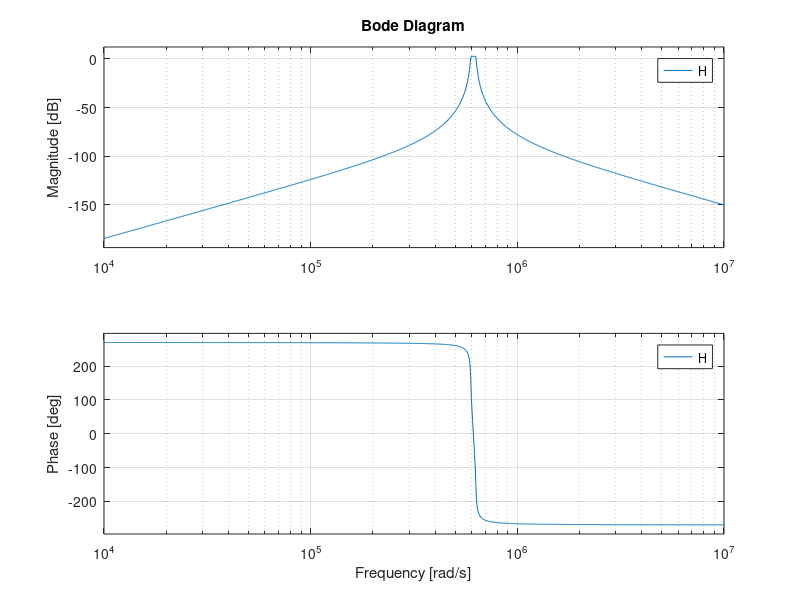

MATLAB code to generate this figure:
%% Test pour comprendre Antoniou
R1 = 5.6e3; R2 = 1e3; R3 = 5.6e3; R4 = 2e3;
CA = 0.047e-6; % fixe C_Antonio
L = (R1 * R3 * R4 * CA) / R2;

%% Test pour comprendre resonateur :

w_o = 2 * pi * 97.5e3;
C = 0.1e-6; % fixe C
R = 1000e3;

L = 1 / (C * w_o);
Q = R * C * w_o;


L = 1.6;
R4 = L * R2 / (R1 * R3 * CA); % calcul pour R4 de Antonio

%%% Conclusion, c'est tres envisageable, mais Antonio fuck tout

%% Test pour multiple feedback
w_o = 2 * pi * 97.5e3;
R =270; % R1 = R2 = R qu'on fixe
C = 470e-12; % C1 = C2 = C qu'on fixe

R3 = 2 / (R * C^2 * w_o^2);
Q = sqrt((2 * R3) / R) / 2; 
% pas ça 

%% Recommence : 
w_o = 2 * pi * 97.5e3;
Amin = 20; % truc standard
Amax = 3;  % ``
Dw_max = 5e3 * 2 * pi;
Dw_min = 1.5 * Dw_max;
k = Dw_max / Dw_min;

n = acosh(sqrt((10^(Amin/10) - 1)/(10^(Amax/10) - 1))) / (acosh(1 / k));

% FONCTION DE TRANSFERE
% s = ((s^2 + w_o^2) / Dw_max)
% (s2 + 0.626456s + 1.142448)(s + 0.626456)
s = tf('s');
r = (s^2 + w_o^2) / (s * Dw_max);
H = 1 / ((r^2 + 0.626456 * r + 1.142448) * (r + 0.626456));
zpk(H);
bode(H);

% etage 1 : 
% (s^2 + 9583s + 3.561e11)
a1 = 9583;
b1 = 3.561e11;
w_o1 = sqrt(b1);
Q1 = w_o1 / a1;
R1 = 1e3; % R11 = R21
C1 = 470e-12;
R31 = 2 / (R1 * C1^2 * w_o^2);

% etage 2 :
% (s^2 + 1.968e04s + 3.753e11)
a2 = 1.968e04;
b2 = 3.753e11;
w_o1 = sqrt(b2);
Q2 = w_o1 / a2;
R2 = 1e3;
C2 = 330e-12;
R32 = 2 / (R2 * C2^2 * w_o^2);

% etage 3 :
% (s^2 + 1.01e04s + 3.955e11)
a3 = 1.01e04;
b3 = 3.955e11;
w_o1 = sqrt(b3);
Q3 = w_o1 / a3;
R3 = 1e3;
C3 = 220e-12;
R33 = 2 / (R3 * C3^2 * w_o^2);
